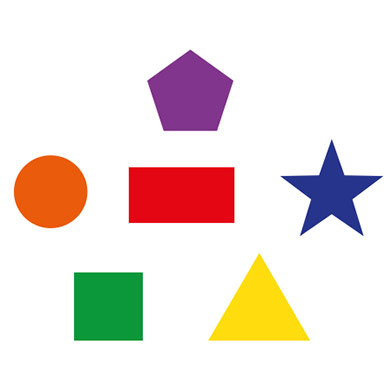
#> input picture test.jpg, 392 x 392 px
$ python detect_shapes.py
#> lines starting #> are read from the running program, lines starting #| are printed output that depends on the picture; after the words box and inside, x2 and y2 are one past the last pixel; in counts of white or black regions, pixels touching at a corner belong together
### karthik/shapedetector.py
# import the necessary packages
import cv2

class ShapeDetector:
    def __init__(self):
        pass

    def detect(self, c):
        # initialize the shape name and approximate the contour
        shape = "unidentified"
        peri = cv2.arcLength(c, True)
        approx = cv2.approxPolyDP(c, 0.04 * peri, True)

        # if the shape is a triangle, it will have 3 vertices
        if len(approx) == 3:
            shape = "Triangle"

        elif len(approx) == 10:
            shape = "Star"


        # if the shape has 4 vertices, it is either a square or
        # a rectangle
        elif len(approx) == 4:
            # compute the bounding box of the contour and use the
            # bounding box to compute the aspect ratio
            (x, y, w, h) = cv2.boundingRect(approx)
            ar = w / float(h)

            # a square will have an aspect ratio that is approximately
            # equal to one, otherwise, the shape is a rectangle
            shape = "Square" if ar >= 0.95 and ar <= 1.05 else "Rectangle"

        # if the shape is a pentagon, it will have 5 vertices
        elif len(approx) == 5:
            shape = "pentagon"

        # otherwise, we assume the shape is a circle
        else:
            shape = "circle"

        # return the name of the shape
        return shape

### detect_shapes.py
from karthik.shapedetector import ShapeDetector
import imutils
import cv2

image = cv2.imread("test.jpg")
#> image is the input picture: shape (392, 392, 3); mean B, G, R 219.9, 225.8, 236.9
resized = imutils.resize(image, width=300)
ratio = image.shape[0] / float(resized.shape[0])
#> ratio = 1.31

gray = cv2.cvtColor(resized, cv2.COLOR_BGR2GRAY)
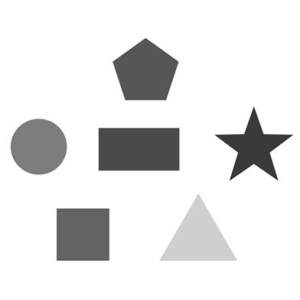
#> gray: shape (300, 300); min 38, max 255, mean 228.4
blurred = cv2.GaussianBlur(gray, (5, 5), 0)

thresh1,thresh2 = cv2.threshold(blurred, 210, 255, cv2.THRESH_BINARY_INV)
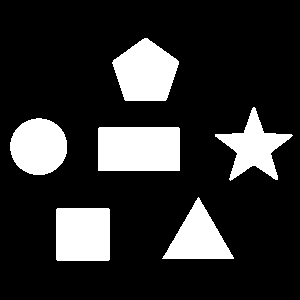
#> thresh2: shape (300, 300); 18.4% white; 6 white regions

#cnts = cv2.findContours(thresh.copy(), cv2.RETR_EXTERNAL,cv2.CHAIN_APPROX_SIMPLE)

cnts = cv2.findContours(thresh2.copy(), cv2.RETR_LIST, cv2.CHAIN_APPROX_SIMPLE)
#> cnts = 6 contours; box (x1, y1, x2, y2) and area: (98, 127, 180, 171) 3482, (112, 38, 179, 101) 2902, (56, 208, 110, 261) 2754, (10, 118, 67, 175) 2474, (162, 197, 234, 259) 2168, (215, 107, 293, 181) 2132

cnts = imutils.grab_contours(cnts)
sd = ShapeDetector()

# loop over the contours
for c in cnts:
    M = cv2.moments(c)
    cX = int((M["m10"] / M["m00"]) * ratio)
    cY = int((M["m01"] / M["m00"]) * ratio)
    shape = sd.detect(c)
    c = c.astype("float")
    c *= ratio
    c = c.astype("int")
    cv2.drawContours(image, [c], -1, (0, 255, 0), 2)
    cv2.putText(image, shape, (cX, cY), cv2.FONT_HERSHEY_SIMPLEX, 0.5, (0, 0, 0), 2)
    cv2.imshow("Image", image)
    cv2.waitKey(0)
#> this loop made 6 passes
#> (cX, cY, shape, peri in detect) on passes 4 to 6: (49, 191, 'circle', 185.9), (331, 192, 'Star', 297.7), (189, 93, 'pentagon', 213.8)
#> (cX, cY, shape, peri in detect, approx in detect, x in detect, y in detect, w in detect) on passes 1, 3: (107, 305, 'Square', 207.7, [[57, 208], [56, 259], [108, 260], [109, 209]], 56, 208, 54), (180, 194, 'Rectangle', 246.8, [[98, 128], [98, 170], [179, 170], [178, 127]], 98, 127, 82)
#> pass 1, `cv2.imshow("Image", image)`:
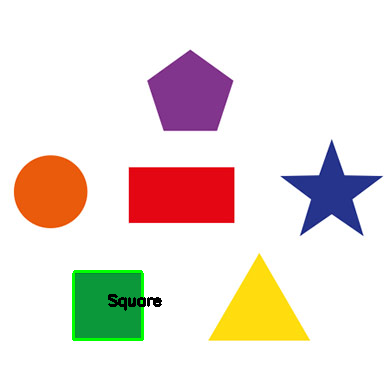
#> window 'Image': shape (392, 392, 3); mean B, G, R 218.8, 225.5, 236
#> pass 2, `cv2.imshow("Image", image)`:
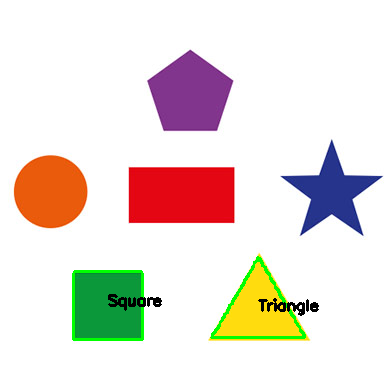
#> window 'Image': shape (392, 392, 3); mean B, G, R 218.3, 225.1, 233.9
#> after the loop:
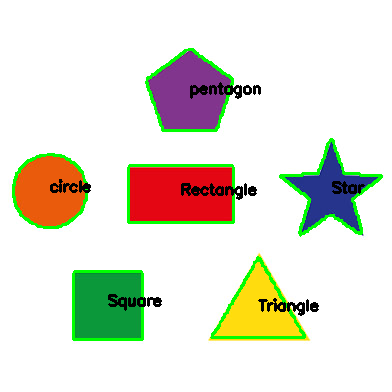
#> image: shape (392, 392, 3); 5.11% of pixels changed, all inside (x1, y1, x2, y2) = (12, 48, 383, 341)

cv2.destroyAllWindows()
